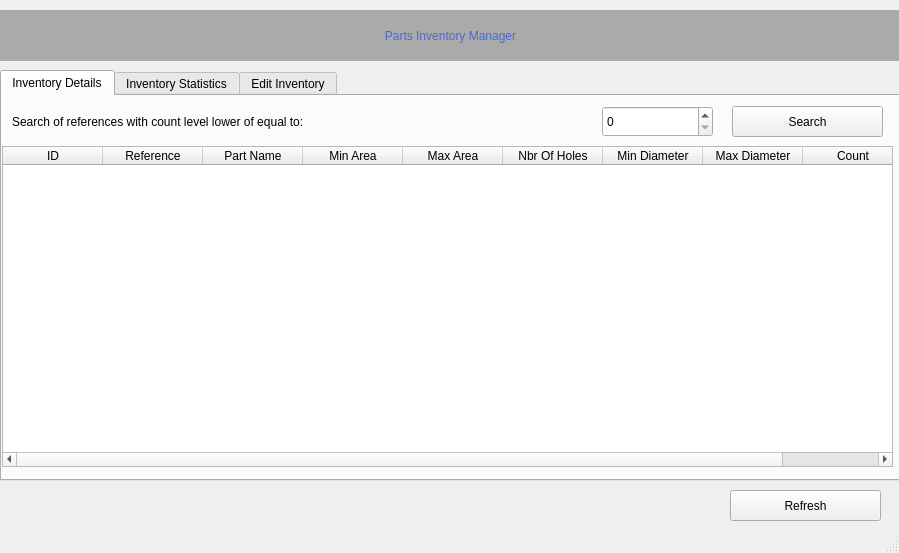
<?xml version="1.0" encoding="UTF-8"?>
<ui version="4.0">
 <class>mainWindow</class>
 <widget class="QMainWindow" name="mainWindow">
  <property name="geometry">
   <rect>
    <x>0</x>
    <y>0</y>
    <width>899</width>
    <height>553</height>
   </rect>
  </property>
  <property name="maximumSize">
   <size>
    <width>899</width>
    <height>553</height>
   </size>
  </property>
  <property name="windowTitle">
   <string>Parts Inventory Manager</string>
  </property>
  <property name="styleSheet">
   <string notr="true"/>
  </property>
  <widget class="QWidget" name="centralwidget">
   <widget class="QTabWidget" name="tabWidget">
    <property name="geometry">
     <rect>
      <x>0</x>
      <y>70</y>
      <width>901</width>
      <height>411</height>
     </rect>
    </property>
    <property name="styleSheet">
     <string notr="true">font: 16pt &quot;Century Gothic&quot;;</string>
    </property>
    <property name="currentIndex">
     <number>0</number>
    </property>
    <widget class="QWidget" name="tab_1">
     <attribute name="title">
      <string>Inventory Details</string>
     </attribute>
     <widget class="QTableWidget" name="table">
      <property name="geometry">
       <rect>
        <x>0</x>
        <y>50</y>
        <width>891</width>
        <height>321</height>
       </rect>
      </property>
      <property name="styleSheet">
       <string notr="true">font: 10pt &quot;Century Gothic&quot;;</string>
      </property>
      <property name="editTriggers">
       <set>QAbstractItemView::NoEditTriggers</set>
      </property>
      <column>
       <property name="text">
        <string>ID</string>
       </property>
      </column>
      <column>
       <property name="text">
        <string>Reference</string>
       </property>
      </column>
      <column>
       <property name="text">
        <string>Part Name</string>
       </property>
      </column>
      <column>
       <property name="text">
        <string>Min Area</string>
       </property>
      </column>
      <column>
       <property name="text">
        <string>Max Area</string>
       </property>
      </column>
      <column>
       <property name="text">
        <string>Nbr Of Holes</string>
       </property>
      </column>
      <column>
       <property name="text">
        <string>Min Diameter</string>
       </property>
      </column>
      <column>
       <property name="text">
        <string>Max Diameter</string>
       </property>
      </column>
      <column>
       <property name="text">
        <string>Count</string>
       </property>
      </column>
     </widget>
     <widget class="QLabel" name="label_2">
      <property name="geometry">
       <rect>
        <x>10</x>
        <y>0</y>
        <width>561</width>
        <height>51</height>
       </rect>
      </property>
      <property name="styleSheet">
       <string notr="true">font: 15pt &quot;MS Sans Serif&quot;;
font: 14pt &quot;Century Gothic&quot;;</string>
      </property>
      <property name="text">
       <string>Search of references with count level lower of equal to:</string>
      </property>
     </widget>
     <widget class="QPushButton" name="search_btn">
      <property name="geometry">
       <rect>
        <x>730</x>
        <y>10</y>
        <width>151</width>
        <height>31</height>
       </rect>
      </property>
      <property name="styleSheet">
       <string notr="true">font: 14pt &quot;MS Shell Dlg 2&quot;;</string>
      </property>
      <property name="text">
       <string>Search</string>
      </property>
     </widget>
     <widget class="QSpinBox" name="count_filter_txt">
      <property name="geometry">
       <rect>
        <x>600</x>
        <y>10</y>
        <width>111</width>
        <height>31</height>
       </rect>
      </property>
     </widget>
    </widget>
    <widget class="QWidget" name="tab_2">
     <attribute name="title">
      <string>Inventory Statistics</string>
     </attribute>
     <widget class="QLabel" name="label_3">
      <property name="geometry">
       <rect>
        <x>20</x>
        <y>30</y>
        <width>231</width>
        <height>31</height>
       </rect>
      </property>
      <property name="text">
       <string>Number Of References</string>
      </property>
     </widget>
     <widget class="QLabel" name="label_4">
      <property name="geometry">
       <rect>
        <x>20</x>
        <y>90</y>
        <width>231</width>
        <height>31</height>
       </rect>
      </property>
      <property name="text">
       <string>Number Of Parts type</string>
      </property>
     </widget>
     <widget class="QLabel" name="label_5">
      <property name="geometry">
       <rect>
        <x>370</x>
        <y>30</y>
        <width>241</width>
        <height>31</height>
       </rect>
      </property>
      <property name="text">
       <string>Min. Number Of Holes</string>
      </property>
     </widget>
     <widget class="QLabel" name="label_6">
      <property name="geometry">
       <rect>
        <x>370</x>
        <y>90</y>
        <width>231</width>
        <height>31</height>
       </rect>
      </property>
      <property name="text">
       <string>Max. Number Of Holes</string>
      </property>
     </widget>
     <widget class="QLabel" name="lbl_ref_nbr">
      <property name="geometry">
       <rect>
        <x>260</x>
        <y>30</y>
        <width>51</width>
        <height>31</height>
       </rect>
      </property>
      <property name="styleSheet">
       <string notr="true">color: rgb(100,100,255);
font: 24pt &quot;Century Gothic&quot;;</string>
      </property>
      <property name="text">
       <string>0</string>
      </property>
      <property name="alignment">
       <set>Qt::AlignCenter</set>
      </property>
     </widget>
     <widget class="QLabel" name="lbl_parts_nbr">
      <property name="geometry">
       <rect>
        <x>260</x>
        <y>90</y>
        <width>51</width>
        <height>31</height>
       </rect>
      </property>
      <property name="styleSheet">
       <string notr="true">color: rgb(100,100,255);
font: 24pt &quot;Century Gothic&quot;;</string>
      </property>
      <property name="text">
       <string>0</string>
      </property>
      <property name="alignment">
       <set>Qt::AlignCenter</set>
      </property>
     </widget>
     <widget class="QLabel" name="lbl_min_hole">
      <property name="geometry">
       <rect>
        <x>620</x>
        <y>30</y>
        <width>51</width>
        <height>31</height>
       </rect>
      </property>
      <property name="styleSheet">
       <string notr="true">color: rgb(100,100,255);
font: 24pt &quot;Century Gothic&quot;;</string>
      </property>
      <property name="text">
       <string>0</string>
      </property>
      <property name="alignment">
       <set>Qt::AlignCenter</set>
      </property>
     </widget>
     <widget class="QLabel" name="lbl_max_hole">
      <property name="geometry">
       <rect>
        <x>620</x>
        <y>90</y>
        <width>51</width>
        <height>31</height>
       </rect>
      </property>
      <property name="styleSheet">
       <string notr="true">color: rgb(100,100,255);
font: 24pt &quot;Century Gothic&quot;;</string>
      </property>
      <property name="text">
       <string>0</string>
      </property>
      <property name="alignment">
       <set>Qt::AlignCenter</set>
      </property>
     </widget>
     <widget class="QLabel" name="lbl_min_hole_2">
      <property name="geometry">
       <rect>
        <x>740</x>
        <y>30</y>
        <width>91</width>
        <height>31</height>
       </rect>
      </property>
      <property name="styleSheet">
       <string notr="true">color: rgb(100,100,255);
font: 24pt &quot;Century Gothic&quot;;</string>
      </property>
      <property name="text">
       <string>REF</string>
      </property>
      <property name="alignment">
       <set>Qt::AlignCenter</set>
      </property>
     </widget>
     <widget class="QLabel" name="lbl_max_hole_2">
      <property name="geometry">
       <rect>
        <x>740</x>
        <y>90</y>
        <width>91</width>
        <height>31</height>
       </rect>
      </property>
      <property name="styleSheet">
       <string notr="true">color: rgb(100,100,255);
font: 24pt &quot;Century Gothic&quot;;</string>
      </property>
      <property name="text">
       <string>REF</string>
      </property>
      <property name="alignment">
       <set>Qt::AlignCenter</set>
      </property>
     </widget>
     <widget class="QTableWidget" name="table2">
      <property name="geometry">
       <rect>
        <x>10</x>
        <y>210</y>
        <width>751</width>
        <height>141</height>
       </rect>
      </property>
      <property name="styleSheet">
       <string notr="true">font: 12pt &quot;Century Gothic&quot;;</string>
      </property>
      <column>
       <property name="text">
        <string>Reference</string>
       </property>
      </column>
      <column>
       <property name="text">
        <string>Part name</string>
       </property>
      </column>
      <column>
       <property name="text">
        <string>Count</string>
       </property>
      </column>
     </widget>
     <widget class="QLabel" name="label_13">
      <property name="geometry">
       <rect>
        <x>10</x>
        <y>170</y>
        <width>611</width>
        <height>31</height>
       </rect>
      </property>
      <property name="styleSheet">
       <string notr="true">font: 20pt &quot;Copperplate Gothic&quot;;</string>
      </property>
      <property name="text">
       <string>Top 3 references with minimum inventory level</string>
      </property>
     </widget>
     <widget class="QPushButton" name="check_btn">
      <property name="geometry">
       <rect>
        <x>770</x>
        <y>210</y>
        <width>111</width>
        <height>141</height>
       </rect>
      </property>
      <property name="styleSheet">
       <string notr="true">font: 14pt &quot;MS Shell Dlg 2&quot;;</string>
      </property>
      <property name="text">
       <string>check</string>
      </property>
     </widget>
    </widget>
    <widget class="QWidget" name="tab">
     <attribute name="title">
      <string>Edit Inventory</string>
     </attribute>
     <widget class="QLabel" name="label_14">
      <property name="geometry">
       <rect>
        <x>30</x>
        <y>80</y>
        <width>141</width>
        <height>31</height>
       </rect>
      </property>
      <property name="text">
       <string>Reference</string>
      </property>
     </widget>
     <widget class="QLabel" name="label_15">
      <property name="geometry">
       <rect>
        <x>30</x>
        <y>130</y>
        <width>141</width>
        <height>31</height>
       </rect>
      </property>
      <property name="text">
       <string>Part Name</string>
      </property>
     </widget>
     <widget class="QLabel" name="label_16">
      <property name="geometry">
       <rect>
        <x>30</x>
        <y>180</y>
        <width>141</width>
        <height>31</height>
       </rect>
      </property>
      <property name="text">
       <string>Min Area</string>
      </property>
     </widget>
     <widget class="QLabel" name="label_17">
      <property name="geometry">
       <rect>
        <x>30</x>
        <y>230</y>
        <width>141</width>
        <height>31</height>
       </rect>
      </property>
      <property name="text">
       <string>Max Area</string>
      </property>
     </widget>
     <widget class="QLabel" name="label_18">
      <property name="geometry">
       <rect>
        <x>420</x>
        <y>180</y>
        <width>151</width>
        <height>31</height>
       </rect>
      </property>
      <property name="text">
       <string>Max Diameter</string>
      </property>
     </widget>
     <widget class="QLabel" name="label_19">
      <property name="geometry">
       <rect>
        <x>420</x>
        <y>130</y>
        <width>151</width>
        <height>31</height>
       </rect>
      </property>
      <property name="text">
       <string>Min Diameter</string>
      </property>
     </widget>
     <widget class="QLabel" name="label_20">
      <property name="geometry">
       <rect>
        <x>420</x>
        <y>80</y>
        <width>191</width>
        <height>31</height>
       </rect>
      </property>
      <property name="text">
       <string>Number Of Holes</string>
      </property>
     </widget>
     <widget class="QLabel" name="label_21">
      <property name="geometry">
       <rect>
        <x>420</x>
        <y>230</y>
        <width>151</width>
        <height>31</height>
       </rect>
      </property>
      <property name="text">
       <string>Count</string>
      </property>
     </widget>
     <widget class="QLineEdit" name="reference">
      <property name="geometry">
       <rect>
        <x>180</x>
        <y>80</y>
        <width>141</width>
        <height>31</height>
       </rect>
      </property>
      <property name="styleSheet">
       <string notr="true">color: rgb(255, 0, 255);</string>
      </property>
     </widget>
     <widget class="QLabel" name="label_22">
      <property name="geometry">
       <rect>
        <x>270</x>
        <y>20</y>
        <width>91</width>
        <height>31</height>
       </rect>
      </property>
      <property name="text">
       <string>ID</string>
      </property>
      <property name="alignment">
       <set>Qt::AlignCenter</set>
      </property>
     </widget>
     <widget class="QLabel" name="id">
      <property name="geometry">
       <rect>
        <x>370</x>
        <y>20</y>
        <width>71</width>
        <height>31</height>
       </rect>
      </property>
      <property name="styleSheet">
       <string notr="true">background-color: rgb(148, 148, 148);</string>
      </property>
      <property name="text">
       <string/>
      </property>
      <property name="alignment">
       <set>Qt::AlignCenter</set>
      </property>
     </widget>
     <widget class="QLineEdit" name="part_name">
      <property name="geometry">
       <rect>
        <x>180</x>
        <y>130</y>
        <width>141</width>
        <height>31</height>
       </rect>
      </property>
      <property name="styleSheet">
       <string notr="true">color: rgb(255, 0, 255);
</string>
      </property>
     </widget>
     <widget class="QLineEdit" name="min_area">
      <property name="geometry">
       <rect>
        <x>180</x>
        <y>180</y>
        <width>141</width>
        <height>31</height>
       </rect>
      </property>
      <property name="styleSheet">
       <string notr="true">color: rgb(255, 0, 255);</string>
      </property>
     </widget>
     <widget class="QLineEdit" name="max_area">
      <property name="geometry">
       <rect>
        <x>180</x>
        <y>230</y>
        <width>141</width>
        <height>31</height>
       </rect>
      </property>
      <property name="styleSheet">
       <string notr="true">color: rgb(255, 0, 255);</string>
      </property>
     </widget>
     <widget class="QLineEdit" name="max_diameter">
      <property name="geometry">
       <rect>
        <x>640</x>
        <y>180</y>
        <width>141</width>
        <height>31</height>
       </rect>
      </property>
      <property name="styleSheet">
       <string notr="true">color: rgb(255, 0, 255);</string>
      </property>
     </widget>
     <widget class="QLineEdit" name="min_diameter">
      <property name="geometry">
       <rect>
        <x>640</x>
        <y>130</y>
        <width>141</width>
        <height>31</height>
       </rect>
      </property>
      <property name="styleSheet">
       <string notr="true">color: rgb(255, 0, 255);</string>
      </property>
     </widget>
     <widget class="QLineEdit" name="number_of_holes">
      <property name="geometry">
       <rect>
        <x>640</x>
        <y>80</y>
        <width>141</width>
        <height>31</height>
       </rect>
      </property>
      <property name="styleSheet">
       <string notr="true">color: rgb(255, 0, 255);</string>
      </property>
     </widget>
     <widget class="QSpinBox" name="count">
      <property name="geometry">
       <rect>
        <x>640</x>
        <y>230</y>
        <width>141</width>
        <height>31</height>
       </rect>
      </property>
      <property name="styleSheet">
       <string notr="true">color: rgb(255, 0, 255);</string>
      </property>
     </widget>
     <widget class="QPushButton" name="update_btn">
      <property name="geometry">
       <rect>
        <x>500</x>
        <y>310</y>
        <width>121</width>
        <height>41</height>
       </rect>
      </property>
      <property name="styleSheet">
       <string notr="true">font: 14pt &quot;MS Shell Dlg 2&quot;;</string>
      </property>
      <property name="text">
       <string>Update</string>
      </property>
     </widget>
     <widget class="QPushButton" name="delete_btn">
      <property name="geometry">
       <rect>
        <x>630</x>
        <y>310</y>
        <width>121</width>
        <height>41</height>
       </rect>
      </property>
      <property name="styleSheet">
       <string notr="true">font: 14pt &quot;MS Shell Dlg 2&quot;;</string>
      </property>
      <property name="text">
       <string>Delete</string>
      </property>
     </widget>
     <widget class="QPushButton" name="add_btn">
      <property name="geometry">
       <rect>
        <x>760</x>
        <y>310</y>
        <width>121</width>
        <height>41</height>
       </rect>
      </property>
      <property name="styleSheet">
       <string notr="true">font: 14pt &quot;MS Shell Dlg 2&quot;;</string>
      </property>
      <property name="text">
       <string>Add</string>
      </property>
     </widget>
     <widget class="QPushButton" name="last_btn">
      <property name="geometry">
       <rect>
        <x>250</x>
        <y>310</y>
        <width>52</width>
        <height>41</height>
       </rect>
      </property>
      <property name="styleSheet">
       <string notr="true">font:  18pt &quot;MS Shell Dlg 2&quot;;
color: rgb(100,100,255);</string>
      </property>
      <property name="text">
       <string>&gt;&gt;</string>
      </property>
     </widget>
     <widget class="QPushButton" name="first_btn">
      <property name="geometry">
       <rect>
        <x>50</x>
        <y>310</y>
        <width>52</width>
        <height>41</height>
       </rect>
      </property>
      <property name="styleSheet">
       <string notr="true">font: 14pt &quot;MS Shell Dlg 2&quot;;
color: rgb(100,100,255);</string>
      </property>
      <property name="text">
       <string>&lt;&lt;</string>
      </property>
     </widget>
     <widget class="QPushButton" name="previous_btn">
      <property name="geometry">
       <rect>
        <x>110</x>
        <y>310</y>
        <width>52</width>
        <height>41</height>
       </rect>
      </property>
      <property name="styleSheet">
       <string notr="true">font: 14pt &quot;MS Shell Dlg 2&quot;;
color: rgb(100,100,255);
</string>
      </property>
      <property name="text">
       <string>&lt;</string>
      </property>
     </widget>
     <widget class="QPushButton" name="next_btn">
      <property name="geometry">
       <rect>
        <x>190</x>
        <y>310</y>
        <width>52</width>
        <height>41</height>
       </rect>
      </property>
      <property name="styleSheet">
       <string notr="true">font: 14pt &quot;MS Shell Dlg 2&quot;;
color: rgb(100,100,255);</string>
      </property>
      <property name="text">
       <string>&gt;</string>
      </property>
     </widget>
    </widget>
   </widget>
   <widget class="QLabel" name="label">
    <property name="geometry">
     <rect>
      <x>0</x>
      <y>10</y>
      <width>901</width>
      <height>51</height>
     </rect>
    </property>
    <property name="styleSheet">
     <string notr="true">font: 75 30pt &quot;Century Gothic&quot;;
background-color: rgb(170, 170, 170);
color: rgb(74,105,204);</string>
    </property>
    <property name="text">
     <string>Parts Inventory Manager</string>
    </property>
    <property name="alignment">
     <set>Qt::AlignCenter</set>
    </property>
   </widget>
   <widget class="QPushButton" name="refresh_btn">
    <property name="geometry">
     <rect>
      <x>730</x>
      <y>490</y>
      <width>151</width>
      <height>31</height>
     </rect>
    </property>
    <property name="styleSheet">
     <string notr="true">font: 14pt &quot;Century Gothic&quot;;</string>
    </property>
    <property name="text">
     <string>Refresh</string>
    </property>
   </widget>
  </widget>
  <widget class="QMenuBar" name="menubar">
   <property name="geometry">
    <rect>
     <x>0</x>
     <y>0</y>
     <width>899</width>
     <height>21</height>
    </rect>
   </property>
  </widget>
  <widget class="QStatusBar" name="statusbar"/>
 </widget>
 <resources/>
 <connections/>
</ui>
